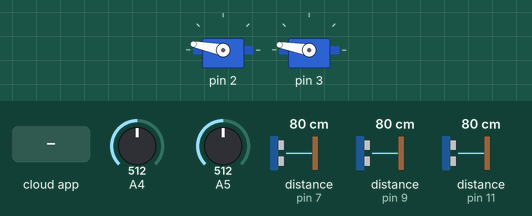
Recording of a sketch running on a simulated Arduino Nano, built with avr-gcc and run on an emulated ATmega328P. On the bench: 2 × servo. Wiring (inferred from the names in the program): 3 × ultrasonic range finder: trigger pin 8, echo pin 7 / trigger pin 10, echo pin 9 / trigger pin 12, echo pin 11. The inputs (shaded band) are chosen by the test bench; at power-on: A4 = 512, A5 = 512, distance to the obstacle (sensors on pin 7, pin 9, pin 11) 80 cm. The echo pulse lasts 58.3 µs per cm; the ROS host is connected and sends only what is stated.

Above: at 1.2 s.
1.3 s: the phone or cloud app sets front to 0
At 1.6 s:
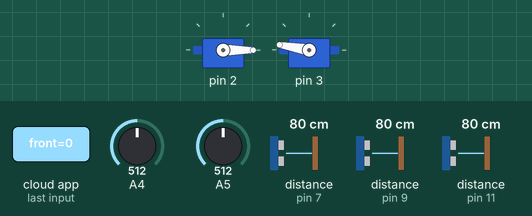
2.8 s: the phone or cloud app sets launcher to 0
At 3.9 s:
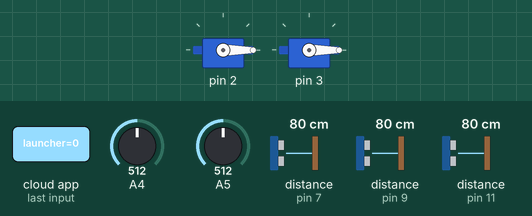
Timing chart, 0 to 5.8 s (numbered marks = the images above; inputs shaded):
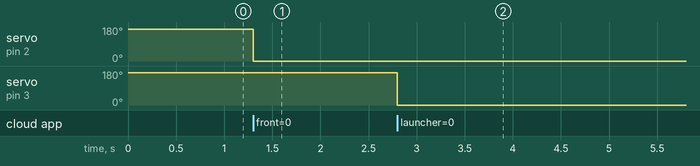

The sketch:

main.ino
```cpp
#include <ros.h>
#include "pin.h"
#include "sharp_ir.h"
#include "servo.h"
#include "sonar.h"
#include "ils.h"

/*
  StarBaby
  Arduino Nano Board

  Roles :
   - Two servomotors
   - Two SHARP distance measurements
   - Three sonar sensors (HC-SR04)
   - ILS for robot starting

  ROS topics :
    /servo/front (ROS -> Arduino) : Int8 value from 0 to 255
    /servo/ball (ROS -> Arduino) : Int8 value from 0 to 255
    /sharp/name (Arduino -> ROS) : sensor_msgs/Range
    /sonar/name (Arduino -> ROS) : sensor_msgs/Range
    /ils (Arduino -> ROS) : Boolean
*/

/* Global variables */

// Range messages are sent at 20Hz.
const int RANGE_LOOP_RATE = 20;
const int RANGE_INTERVAL = 1000 / RANGE_LOOP_RATE;
unsigned long nextRangeLoop = RANGE_INTERVAL;

// Only one ultrasound sensor are read for each loop
unsigned int sensorIterator = 0;

stardust::Servomotor frontServo(
    "/servo/front",
    SERVOMOTOR_FRONT,
    169);

stardust::Servomotor launcherServo(
    "/servo/launcher",
    SERVOMOTOR_LAUNCHER,
    170);

stardust::SHARP_GP2Y0A51SK0F sideRange(
    "/range/side",
    SHARP_SIDE);

/**stardust::SHARP_GP2Y0A51SK0F launcherRange(
    "/range/ball",
    SHARP_LAUNCHER);
**/

stardust::ILS ilsStart(
    "/ils",
    ILS_START);

stardust::SonarHcSr04 leftSonar(
    "/sonar/left",
    ULTRASOUND_ECHO_LEFT,
    ULTRASOUND_TRIG_LEFT);

stardust::SonarHcSr04 rightSonar(
    "/sonar/right",
    ULTRASOUND_ECHO_RIGHT,
    ULTRASOUND_TRIG_RIGHT);

stardust::SonarHcSr04 centerSonar(
    "/sonar/center",
    ULTRASOUND_ECHO_CENTER,
    ULTRASOUND_TRIG_CENTER);

ros::NodeHandle nh;

/* Setup */
void setup() {
  nh.initNode();
  frontServo.setup(&nh);
  launcherServo.setup(&nh);

  sideRange.setup(&nh);
  //launcherRange.setup(&nh);

  ilsStart.setup(&nh);

  leftSonar.setup(&nh);
  rightSonar.setup(&nh);
  centerSonar.setup(&nh);
}

/* Main loop */
void loop() {
  if(millis() > nextRangeLoop) {
    sideRange.measureAndPublish(&nh);
    //launcherRange.measureAndPublish(&nh);

    ilsStart.measureAndPublish(&nh);

    switch (sensorIterator) {
      case 0: leftSonar.measureAndPublish(&nh); break;
      case 1 : rightSonar.measureAndPublish(&nh); break;
      default : centerSonar.measureAndPublish(&nh); break;
    }

    sensorIterator = (sensorIterator + 1) % 3;
    nextRangeLoop += RANGE_INTERVAL;
  }
  nh.spinOnce();
  delay(1);
}
```

ils.h
```cpp
#ifndef _STARDUST_ILS_h
#define _STARDUST_ILS_h
#include <std_msgs/Bool.h>

namespace stardust
{
  class ILS
  {
    private:

      const byte pin;

      std_msgs::Bool ils_msg;
      ros::Publisher pub_ils;

    public :

      ILS(const char *_topic_name,
        const byte _pin):
          pin(_pin),
          pub_ils(_topic_name, &ils_msg) {
      }

      void setup(ros::NodeHandle *nh)
      {
        nh->advertise(pub_ils);
      }

      void measureAndPublish(ros::NodeHandle *nh) {
	ils_msg.data = analogRead(pin) > 100;
        pub_ils.publish(&ils_msg);
      }
  };
}
#endif
```

pin.h
```cpp
/* Pin definition (0 & 1 are used by TX/RX) */

const byte ULTRASOUND_ECHO_RIGHT = 11;	// HC-SR04 SENSOR
const byte ULTRASOUND_TRIG_RIGHT = 12;	// HC-SR04 SENSOR
const byte ULTRASOUND_ECHO_CENTER = 7;	// HC-SR04 SENSOR
const byte ULTRASOUND_TRIG_CENTER = 8;	// HC-SR04 SENSOR
const byte ULTRASOUND_ECHO_LEFT = 9;	// HC-SR04 SENSOR
const byte ULTRASOUND_TRIG_LEFT = 10;	// HC-SR04 SENSOR

const byte SERVOMOTOR_FRONT = 2;        // SERVOMOTOR
const byte SERVOMOTOR_LAUNCHER = 3;     // SERVOMOTOR

const byte SHARP_SIDE = 5;      	// SHARP IR SENSOR / ADC
const byte SHARP_LAUNCHER = 3;     	// SHARP IR SENSOR / ADC
const byte ILS_START = 4;     		// ILS / START
```

servo.h
```cpp
#ifndef _STARDUST_SERVO_h
#define _STARDUST_SERVO_h
#include <std_msgs/UInt8.h>
#include <Servo.h>
#include <math.h>

namespace stardust
{
  class Servomotor
  {
    private:

      const byte pin;
      const byte init_position;
      Servo servo;
      ros::Subscriber<std_msgs::UInt8, Servomotor> sub_position;

    public :

      Servomotor(const char *_topic_name,
        const byte _pin, const byte _init_position):
          pin(_pin),
	  init_position(_init_position),
          sub_position(_topic_name, &Servomotor::updatePWM, this ) { }

      void setup(ros::NodeHandle *nh)
      {
        nh->subscribe(sub_position);

        servo.attach(pin);
        servo.write(init_position);
      }

      void updatePWM(const std_msgs::UInt8& msg) {
        servo.write(msg.data);
      }
  };
}
#endif
```

sharp_ir.h
```cpp
#ifndef _STARDUST_SHARP_GP2Y0A51SK0F_h
#define _STARDUST_SHARP_GP2Y0A51SK0F_h
#include <sensor_msgs/Range.h>

namespace stardust
{
  class SHARP_GP2Y0A51SK0F
  {
    private:

      const byte pin;

      sensor_msgs::Range range_msg;
      ros::Publisher pub_range;

    public :

      SHARP_GP2Y0A51SK0F(const char *_topic_name,
        const byte _pin):
          pin(_pin),
          pub_range(_topic_name, &range_msg) {
            range_msg.radiation_type = sensor_msgs::Range::INFRARED;
            range_msg.header.frame_id =  _topic_name;
            range_msg.field_of_view = 0.01; // rad (0.5 degree)
            range_msg.min_range = 0.02;     // meter (2 cm)
            range_msg.max_range = 0.15;     // meter (15 cm)
      }

      void setup(ros::NodeHandle *nh)
      {
        nh->advertise(pub_range);
      }

      /*
       * getRange() - samples the analog input from the ranger
       * and converts it into meters.
       *
       * Voltage at max distance is 0.4 V
       * So if measure is below 0.4/(5/1024) = 82,
       * we cannot determine the real distance.
       * In this case, max distance is returned ()
       *
       * Linearisation with https://mycurvefit.com/
       * Fit method :
       * distance = a/(measure+b)
       *
       * Data :
       * 2.10 V => 430 => 0.02 m
       * 1.05 V => 215 => 0.05 m
       * 0.60V => 123 => 0.10 m
       * 0.40 V => 82 => 0.15 m
       *
       * Result :
       * distance = 10.48688/(measure-12.80125)
       */
      float getRange(){
        int measure = analogRead(pin);
        if(measure < 82)
          return 254;

        return 10.48688/(measure - 12.80125);
      }

      void measureAndPublish(ros::NodeHandle *nh) {
        range_msg.range = getRange();
        range_msg.header.stamp = nh->now();
        pub_range.publish(&range_msg);
      }
  };
}
#endif
```

sonar.h
```cpp
#ifndef _STARDUST_ULTRASOUND_h
#define _STARDUST_ULTRASOUND_h
#include <sensor_msgs/Range.h>
#include <math.h>

namespace stardust
{

  /* HC-SR04 timeout */
  const unsigned long MEASURE_TIMEOUT = 20000UL; // 20ms = ~6.8m at 340m/s

  /* Sound speed in m/us (two roud trip : 340 / 1e6 / 2) */
  const float SOUND_SPEED_2 = 0.00017;

  class SonarHcSr04
  {
    private:

      const byte echo_pin;
      const byte trigger_pin;

      sensor_msgs::Range range_msg;
      ros::Publisher pub_range;

    public :

      SonarHcSr04(const char *_topic_name,
        const byte _echo_pin,
        const byte _trigger_pin):
          echo_pin(_echo_pin),
          trigger_pin(_trigger_pin),
          pub_range(_topic_name, &range_msg) {
            range_msg.radiation_type = sensor_msgs::Range::ULTRASOUND;
            range_msg.header.frame_id =  _topic_name;
            range_msg.field_of_view = 0.5; // rad (30° degrees)
            range_msg.min_range = 0.08;    // meter (8 cm)
            range_msg.max_range = 0.60;    // meter
      }

      void setup(ros::NodeHandle *nh)
      {
        nh->advertise(pub_range);

        pinMode(echo_pin, INPUT);
        pinMode(trigger_pin, OUTPUT);
        analogWrite(trigger_pin, LOW);
      }

      float getRange(){
        /* Trigger an ultrasonic sound for 10us */
        digitalWrite(trigger_pin, HIGH);
        delayMicroseconds(10);
        digitalWrite(trigger_pin, LOW);

        /* Mesure echo time */
        long measure = pulseIn(echo_pin, HIGH, MEASURE_TIMEOUT);

        /* Convert time to a distance */
        if (measure > 0)
          return measure * SOUND_SPEED_2;
        else
          return 10.0; // 10 meters (ROS will ignore it as it is greater than max range)
      }

      void measureAndPublish(ros::NodeHandle *nh) {
        range_msg.range = getRange();
        range_msg.header.stamp = nh->now();
        pub_range.publish(&range_msg);
      }
  };
}
#endif
```

Measured:
- after the input at 1.3 s, servo on pin 2: 169° → 0° at once
- after the input at 2.8 s, servo on pin 3: 170° → 0° at once
